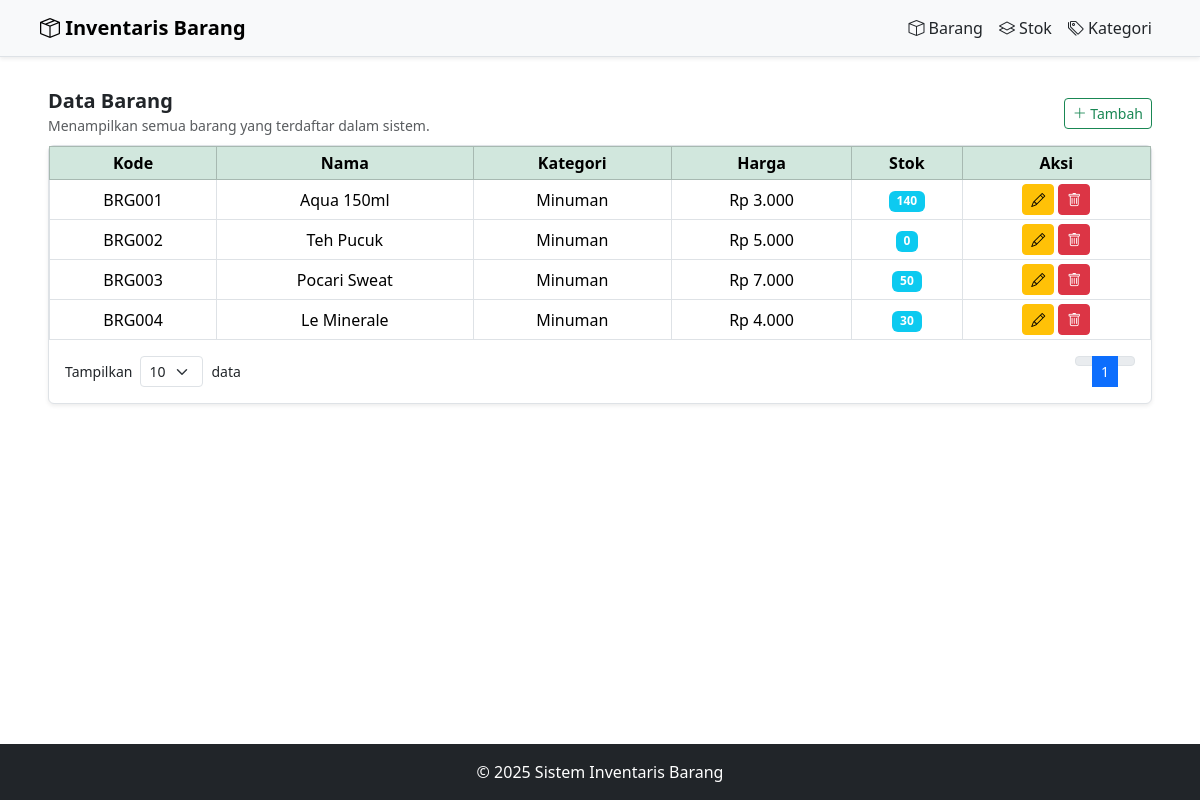
The page / on the database its author committed.
### tables this page shows
CREATE TABLE `barang` (
  `kode_barang` varchar(10) NOT NULL,
  `nama_barang` varchar(100) NOT NULL,
  `id_kategori` int(11) NOT NULL,
  `harga` decimal(10,2) NOT NULL
);

CREATE TABLE `kategori` (
  `id_kategori` int(11) NOT NULL,
  `nama_kategori` varchar(100) NOT NULL
);

### index.php (the view, shortened to what this page needs)
<?php include 'koneksi.php'; ?>
<!DOCTYPE html>
<html lang="id">
<head>
    <link href="https://cdn.jsdelivr.net/npm/bootstrap@5.3.3/dist/css/bootstrap.min.css" rel="stylesheet">
    <link href="https://cdn.jsdelivr.net/npm/bootstrap-icons@1.10.5/font/bootstrap-icons.css" rel="stylesheet">
</head>
<body>
    <?php
    $uri = $_SERVER['REQUEST_URI'];
    $isBarang   = strpos($uri, '/index.php') !== false && strpos($uri, '/stok') === false && strpos($uri, '/kategori') === false;
    $isStok     = strpos($uri, '/stok') !== false;
    $isKategori = strpos($uri, '/kategori') !== false;
    ?>
    <nav class="navbar navbar-expand-lg bg-light text-dark shadow-sm border-bottom px-2 mb-3 px-md-4">
        <div class="container-fluid px-3">
            <a class="navbar-brand fw-bold" href="/index.php">
                <i class="bi bi-box-seam"></i> Inventaris Barang
            </a>
            <div class="collapse navbar-collapse" id="navbarNav">
                <ul class="navbar-nav ms-auto">
                    <li class="nav-item">
                        <a class="nav-link <?= $isBarang ? 'text-success fw-semibold' : 'text-dark' ?>" href="/index.php">
                            <i class="bi bi-box"></i> Barang
                        </a>
                    </li>
                    <li class="nav-item">
                        <a class="nav-link <?= $isStok ? 'text-success fw-semibold' : 'text-dark' ?>" href="./stok/index.php">
                            <i class="bi bi-layers"></i> Stok
                        </a>
                    </li>
                    <li class="nav-item">
                        <a class="nav-link <?= $isKategori ? 'text-success fw-semibold' : 'text-dark' ?>" href="./kategori/index.php">
                            <i class="bi bi-tags"></i> Kategori
                        </a>
                    </li>
                </ul>
            </div>
        </div>
    </nav>
    <main class="container-fluid px-4 px-md-5 mb-4 mt-3">
        <div class="d-flex justify-content-between align-items-center mb-2">
            <div>
                <h5 class="mb-0 text-dark fw-semibold">Data Barang</h5>
                <small class="text-muted">Menampilkan semua barang yang terdaftar dalam sistem.</small>
            </div>
            <a href="tambah.php" class="btn btn-sm btn-outline-success">
                <i class="bi bi-plus-lg"></i> Tambah
            </a>
        </div>
        <div class="card shadow-sm border">
            <div class="card-body p-0">
                <div class="table-responsive">
                    <table class="table table-hover table-bordered table-sm align-middle text-center mb-0">
                        <thead class="table-success">
                            <tr>
                                <th>Kode</th>
                                <th>Nama</th>
                                <th>Kategori</th>
                                <th>Harga</th>
                                <th>Stok</th>
                                <th>Aksi</th>
                            </tr>
                        </thead>
                        <tbody>
                            <?php
                            $limit = isset($_GET['limit']) ? (int)$_GET['limit'] : 10;
                            $page = isset($_GET['page']) ? (int)$_GET['page'] : 1;
                            $page = $page < 1 ? 1 : $page;
                            $offset = ($page - 1) * $limit;
                            $total = mysqli_num_rows(mysqli_query($conn, "SELECT * FROM barang"));
                            $total_pages = ceil($total / $limit);
                            $query = "
                            SELECT b.*, k.nama_kategori,
                                COALESCE(SUM(CASE WHEN s.tipe = 'masuk' THEN s.jumlah ELSE 0 END), 0)
                                - COALESCE(SUM(CASE WHEN s.tipe = 'keluar' THEN s.jumlah ELSE 0 END), 0) AS stok_saat_ini
                            FROM barang b
                            JOIN kategori k ON b.id_kategori = k.id_kategori
                            LEFT JOIN stok s ON b.kode_barang = s.kode_barang
                            GROUP BY b.kode_barang
                            ORDER BY b.kode_barang ASC
                            LIMIT $limit OFFSET $offset
                        ";
                            $result = mysqli_query($conn, $query);
                            while ($row = mysqli_fetch_assoc($result)) {
                                echo "<tr>
                                <td>{$row['kode_barang']}</td>
                                <td class='text-center'>{$row['nama_barang']}</td>
                                <td>{$row['nama_kategori']}</td>
                                <td>Rp " . number_format($row['harga'], 0, ',', '.') . "</td>
                                <td><span class='badge bg-info'>{$row['stok_saat_ini']}</span></td>
                                <td>
                                    <a href='edit.php?kode={$row['kode_barang']}' class='btn btn-sm btn-warning'><i class='bi bi-pencil'></i></a>
                                    <a href='hapus.php?kode={$row['kode_barang']}' onclick=\"return confirm('Yakin ingin menghapus?')\" class='btn btn-sm btn-danger'><i class='bi bi-trash'></i></a>
                                </td>
                            </tr>";
                            }
                            ?>
                        </tbody>
                    </table>
                    <div class="d-flex justify-content-between align-items-center p-3">
                        <form method="GET" class="d-flex align-items-center gap-2">
                            <label class="form-label mb-0 small">Tampilkan</label>
                            <select name="limit" onchange="this.form.submit()" class="form-select form-select-sm w-auto">
                                <?php foreach ([5, 10, 25, 50] as $opt): ?>
                                    <option value="<?= $opt ?>" <?= $limit == $opt ? 'selected' : '' ?>><?= $opt ?></option>
                                <?php endforeach; ?>
                            </select>
                            <span class="small">data</span>
                        </form>
                        <nav>
                            <ul class="pagination pagination-sm mb-0">
                                <li class="page-item <?= $page <= 1 ? 'disabled' : '' ?>">
                                    <a class="page-link" href="?limit=<?= $limit ?>&page=<?= $page - 1 ?>"></a>
                                </li>
                                <?php for ($i = 1; $i <= $total_pages; $i++): ?>
                                    <li class="page-item <?= $i == $page ? 'active' : '' ?>">
                                        <a class="page-link" href="?limit=<?= $limit ?>&page=<?= $i ?>"><?= $i ?></a>
                                    </li>
                                <?php endfor; ?>
                                <li class="page-item <?= $page >= $total_pages ? 'disabled' : '' ?>">
                                    <a class="page-link" href="?limit=<?= $limit ?>&page=<?= $page + 1 ?>"></a>
                                </li>
                            </ul>
                        </nav>
                    </div>
                </div>
            </div>
        </div>
    </main>
    <footer class="bg-dark text-white text-center py-3 mt-auto">
        <p class="mb-0">&copy; <?= date('Y') ?> Sistem Inventaris Barang</p>
    </footer>
</body>
</html>

### index.php (style rules this page uses)
html, body { height: 100%; }
body { display: flex; flex-direction: column; }
main { flex: 1; }
.table th, .table td { vertical-align: middle; white-space: nowrap; }

### rows shown on the page
barang: kode_barang "BRG001", nama_barang "Aqua 150ml", id_kategori.nama_kategori "Minuman", harga "3.000", stok_saat_ini "140"
barang: kode_barang "BRG002", nama_barang "Teh Pucuk", id_kategori.nama_kategori "Minuman", harga "5.000", stok_saat_ini "0"
barang: kode_barang "BRG003", nama_barang "Pocari Sweat", id_kategori.nama_kategori "Minuman", harga "7.000", stok_saat_ini "50"
barang: kode_barang "BRG004", nama_barang "Le Minerale", id_kategori.nama_kategori "Minuman", harga "4.000", stok_saat_ini "30"

### other values the page prints
form field limit "10"
